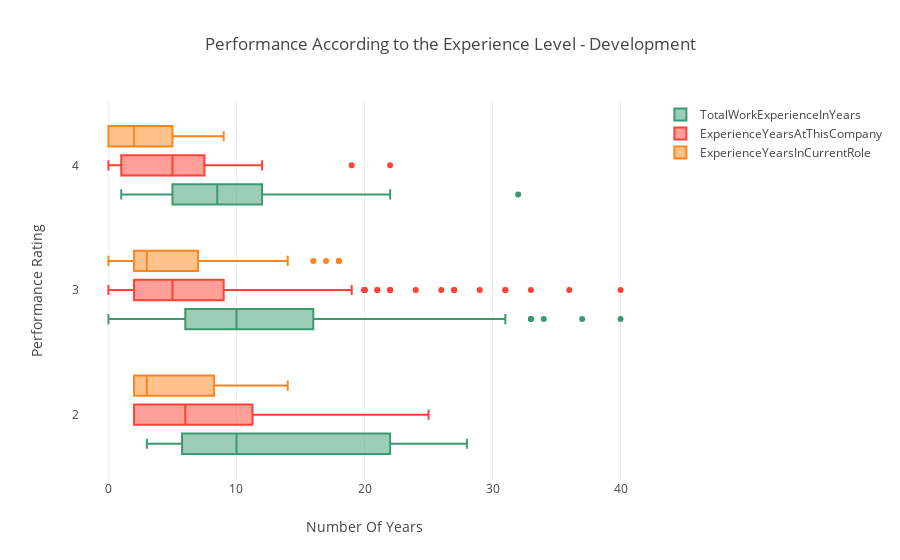

The notebook cell this image was saved under:
### Markdown cell above
#### iv) Performance According to the Experience Level

### Code cell
data = [
    {
        'x': Development['TotalWorkExperienceInYears'],
        'y': Development['PerformanceRating'],
        'name':'TotalWorkExperienceInYears',
        'marker': {
            'color': '#3D9970'
        },
        'boxmean': False,
        'orientation': 'h',
        "type": "box",
    },
    {
        'x':Development['ExperienceYearsAtThisCompany'],
        'y':Development['PerformanceRating'],
        'name': 'ExperienceYearsAtThisCompany',
        'marker':{
            'color': '#FF4136',
        },
        'boxmean': False,
        'orientation': 'h',
        "type": "box",
    },
    {
        'x': Development['ExperienceYearsInCurrentRole'],
        'y': Development['PerformanceRating'],
        'name':'ExperienceYearsInCurrentRole',
        'marker': {
            'color': '#FF851B',
        },
        'boxmean': False,
        'orientation': 'h',
        "type": "box",
    }
]
layout = {
    'xaxis': {
        'title': 'Number Of Years',
        'zeroline': False,
    },
    'yaxis': {
        'title': 'Performance Rating ',
        'zeroline': False,
    },
    'boxmode': 'group',
    'title': 'Performance According to the Experience Level - Development ',
}
fig = go.Figure(data=data, layout=layout)

py.iplot(fig)

### Figure 1 — Plotly figure (JSON) as saved in the notebook; plotly's stock layout.template omitted (floating-point values rounded to 4 significant figures; data arrays with more than 128 entries replaced by an {"elided": "..."} marker saying what was removed)
{"data": [{"boxmean": false, "marker": {"color": "#3D9970"}, "name": "TotalWorkExperienceInYears", "orientation": "h", "type": "box", "uid": "d1e41c9d-c9e3-40d8-ad1a-5baded6725a3", "x": {"elided": "361 int values"}, "y": {"elided": "361 int values"}}, {"boxmean": false, "marker": {"color": "#FF4136"}, "name": "ExperienceYearsAtThisCompany", "orientation": "h", "type": "box", "uid": "9dda7c96-cf76-4b44-8547-799478a16a0e", "x": {"elided": "361 int values"}, "y": {"elided": "361 int values"}}, {"boxmean": false, "marker": {"color": "#FF851B"}, "name": "ExperienceYearsInCurrentRole", "orientation": "h", "type": "box", "uid": "ebff5e16-42af-438f-9b80-d3bf7ed8a202", "x": {"elided": "361 int values"}, "y": {"elided": "361 int values"}}], "layout": {"boxmode": "group", "title": "Performance According to the Experience Level - Development ", "xaxis": {"title": "Number Of Years", "zeroline": false}, "yaxis": {"title": "Performance Rating ", "zeroline": false}}}
